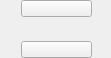
<?xml version="1.0" encoding="UTF-8"?>
<ui version="4.0">
 <class>PrimarySkillSignature</class>
 <widget class="QWidget" name="PrimarySkillSignature">
  <property name="geometry">
   <rect>
    <x>0</x>
    <y>0</y>
    <width>111</width>
    <height>58</height>
   </rect>
  </property>
  <property name="sizePolicy">
   <sizepolicy hsizetype="Fixed" vsizetype="Fixed">
    <horstretch>0</horstretch>
    <verstretch>0</verstretch>
   </sizepolicy>
  </property>
  <property name="minimumSize">
   <size>
    <width>111</width>
    <height>58</height>
   </size>
  </property>
  <property name="maximumSize">
   <size>
    <width>111</width>
    <height>58</height>
   </size>
  </property>
  <property name="windowTitle">
   <string>Form</string>
  </property>
  <widget class="QLabel" name="labelLeft">
   <property name="geometry">
    <rect>
     <x>0</x>
     <y>13</y>
     <width>26</width>
     <height>32</height>
    </rect>
   </property>
   <property name="sizePolicy">
    <sizepolicy hsizetype="Fixed" vsizetype="Fixed">
     <horstretch>0</horstretch>
     <verstretch>0</verstretch>
    </sizepolicy>
   </property>
   <property name="minimumSize">
    <size>
     <width>26</width>
     <height>32</height>
    </size>
   </property>
   <property name="maximumSize">
    <size>
     <width>26</width>
     <height>32</height>
    </size>
   </property>
   <property name="text">
    <string/>
   </property>
  </widget>
  <widget class="QLabel" name="labelRight">
   <property name="geometry">
    <rect>
     <x>85</x>
     <y>13</y>
     <width>26</width>
     <height>32</height>
    </rect>
   </property>
   <property name="sizePolicy">
    <sizepolicy hsizetype="Fixed" vsizetype="Fixed">
     <horstretch>0</horstretch>
     <verstretch>0</verstretch>
    </sizepolicy>
   </property>
   <property name="minimumSize">
    <size>
     <width>26</width>
     <height>32</height>
    </size>
   </property>
   <property name="maximumSize">
    <size>
     <width>26</width>
     <height>32</height>
    </size>
   </property>
   <property name="text">
    <string/>
   </property>
  </widget>
  <widget class="QPushButton" name="ButtonTop">
   <property name="geometry">
    <rect>
     <x>21</x>
     <y>0</y>
     <width>71</width>
     <height>17</height>
    </rect>
   </property>
   <property name="sizePolicy">
    <sizepolicy hsizetype="Fixed" vsizetype="Fixed">
     <horstretch>0</horstretch>
     <verstretch>0</verstretch>
    </sizepolicy>
   </property>
   <property name="minimumSize">
    <size>
     <width>71</width>
     <height>17</height>
    </size>
   </property>
   <property name="maximumSize">
    <size>
     <width>71</width>
     <height>17</height>
    </size>
   </property>
   <property name="cursor">
    <cursorShape>PointingHandCursor</cursorShape>
   </property>
   <property name="styleSheet">
    <string notr="true"/>
   </property>
   <property name="text">
    <string/>
   </property>
  </widget>
  <widget class="QPushButton" name="ButtonBottom">
   <property name="geometry">
    <rect>
     <x>21</x>
     <y>41</y>
     <width>71</width>
     <height>17</height>
    </rect>
   </property>
   <property name="sizePolicy">
    <sizepolicy hsizetype="Fixed" vsizetype="Fixed">
     <horstretch>0</horstretch>
     <verstretch>0</verstretch>
    </sizepolicy>
   </property>
   <property name="minimumSize">
    <size>
     <width>71</width>
     <height>17</height>
    </size>
   </property>
   <property name="maximumSize">
    <size>
     <width>71</width>
     <height>17</height>
    </size>
   </property>
   <property name="cursor">
    <cursorShape>PointingHandCursor</cursorShape>
   </property>
   <property name="styleSheet">
    <string notr="true"/>
   </property>
   <property name="text">
    <string/>
   </property>
  </widget>
  <widget class="QLabel" name="labelCenter">
   <property name="geometry">
    <rect>
     <x>18</x>
     <y>17</y>
     <width>75</width>
     <height>24</height>
    </rect>
   </property>
   <property name="sizePolicy">
    <sizepolicy hsizetype="Fixed" vsizetype="Fixed">
     <horstretch>0</horstretch>
     <verstretch>0</verstretch>
    </sizepolicy>
   </property>
   <property name="minimumSize">
    <size>
     <width>75</width>
     <height>24</height>
    </size>
   </property>
   <property name="maximumSize">
    <size>
     <width>75</width>
     <height>24</height>
    </size>
   </property>
   <property name="text">
    <string/>
   </property>
  </widget>
  <widget class="LabelWithTooltip" name="widget" native="true">
   <property name="geometry">
    <rect>
     <x>18</x>
     <y>17</y>
     <width>75</width>
     <height>24</height>
    </rect>
   </property>
  </widget>
 </widget>
 <customwidgets>
  <customwidget>
   <class>LabelWithTooltip</class>
   <extends>QWidget</extends>
   <header location="global">CustomWidget/LabelWithTooltip/labelwithtooltip.h</header>
   <container>1</container>
  </customwidget>
 </customwidgets>
 <resources/>
 <connections/>
</ui>
